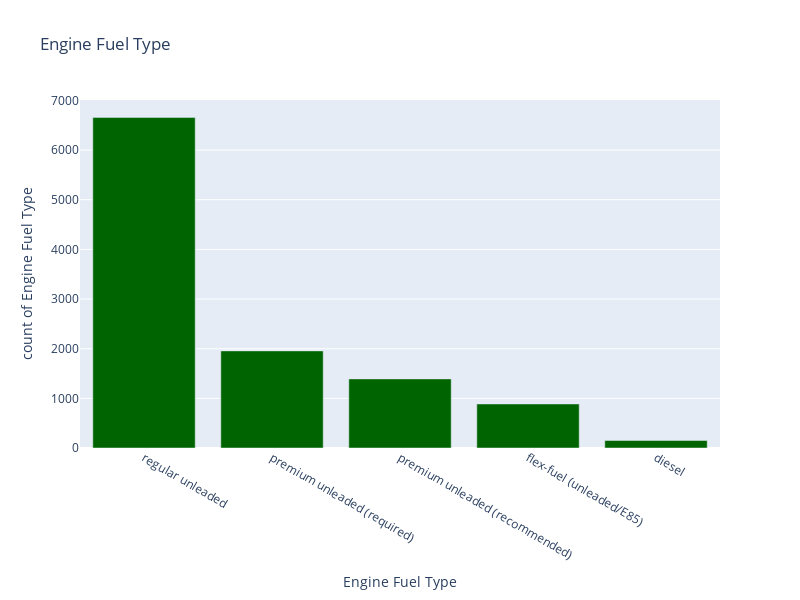

Source (notebook cell):
### Code cell
value_count(data, 'Engine Fuel Type')

### Figure 1 — Plotly figure (JSON) as saved in the notebook; plotly's stock layout.template omitted (floating-point values rounded to 4 significant figures)
{"data": [{"alignmentgroup": "True", "hovertemplate": "Engine Fuel Type=%{x}<br>count of Engine Fuel Type=%{y}<extra></extra>", "legendgroup": "", "marker": {"color": "darkgreen", "pattern": {"shape": ""}}, "name": "", "offsetgroup": "", "orientation": "v", "showlegend": false, "textposition": "auto", "type": "bar", "x": ["regular unleaded", "premium unleaded (required)", "premium unleaded (recommended)", "flex-fuel (unleaded/E85)", "diesel"], "xaxis": "x", "y": [6658, 1956, 1392, 887, 150], "yaxis": "y"}], "layout": {"barmode": "relative", "height": 600, "legend": {"tracegroupgap": 0}, "title": {"text": "Engine Fuel Type"}, "width": 800, "xaxis": {"anchor": "y", "domain": [0, 1], "title": {"text": "Engine Fuel Type"}}, "yaxis": {"anchor": "x", "domain": [0, 1], "title": {"text": "count of Engine Fuel Type"}}}}
